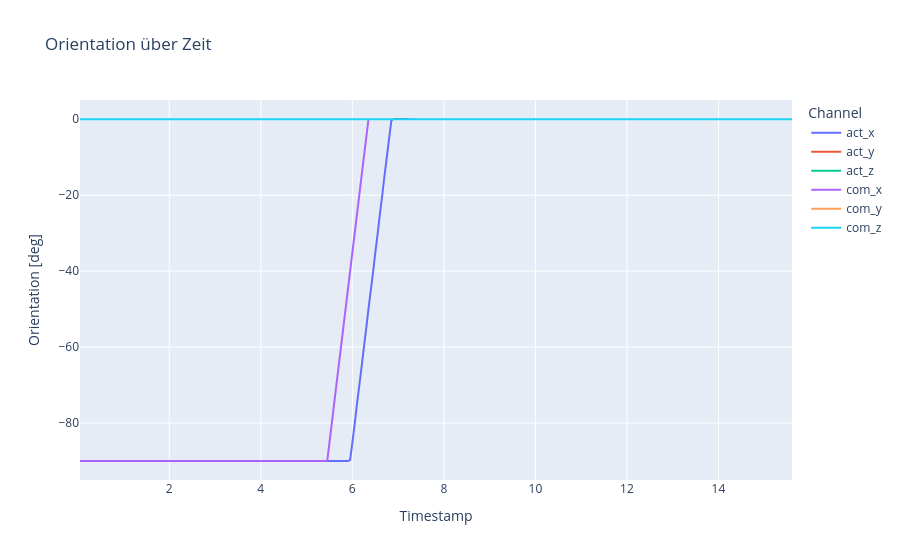

Notebook source saved alongside this figure:
### Code cell
# 1) DataFrame anlegen
df = pd.DataFrame({
    'timestamp': timestamps,
    'act_x': rpy_act[:, 0],
    'act_y': rpy_act[:, 1],
    'act_z': rpy_act[:, 2],
    'com_x': rpy_com[:, 0],
    'com_y': rpy_com[:, 1],
    'com_z': rpy_com[:, 2],
})

# 1) In Long-Form umwandeln
df_long = df.melt(
    id_vars='timestamp',
    value_vars=df.columns[1:],
    var_name='Channel',
    value_name='Orientation [deg]'
)

# 2) Plot bauen
fig = px.line(
    df_long,
    x='timestamp',
    y='Orientation [deg]',
    color='Channel',
    title="Orientation über Zeit",
    labels={'timestamp': 'Timestamp'}
)

# 3) Achsen anpassen
fig.update_xaxes(
    tickformat="%H:%M:%S\n%d-%m-%Y",
)

fig.show()

### Figure 1 — Plotly figure (JSON) as saved in the notebook; plotly's stock layout.template omitted (floating-point values rounded to 4 significant figures; data arrays with more than 128 entries replaced by an {"elided": "..."} marker saying what was removed)
{"data": [{"hovertemplate": "Channel=act_x<br>Timestamp=%{x}<br>Orientation [deg]=%{y}<extra></extra>", "legendgroup": "act_x", "line": {"color": "#636efa", "dash": "solid"}, "marker": {"symbol": "circle"}, "mode": "lines", "name": "act_x", "showlegend": true, "type": "scattergl", "x": {"elided": "312 float values"}, "xaxis": "x", "y": {"elided": "312 float values"}, "yaxis": "y"}, {"hovertemplate": "Channel=act_y<br>Timestamp=%{x}<br>Orientation [deg]=%{y}<extra></extra>", "legendgroup": "act_y", "line": {"color": "#EF553B", "dash": "solid"}, "marker": {"symbol": "circle"}, "mode": "lines", "name": "act_y", "showlegend": true, "type": "scattergl", "x": {"elided": "312 float values"}, "xaxis": "x", "y": {"elided": "312 float values"}, "yaxis": "y"}, {"hovertemplate": "Channel=act_z<br>Timestamp=%{x}<br>Orientation [deg]=%{y}<extra></extra>", "legendgroup": "act_z", "line": {"color": "#00cc96", "dash": "solid"}, "marker": {"symbol": "circle"}, "mode": "lines", "name": "act_z", "showlegend": true, "type": "scattergl", "x": {"elided": "312 float values"}, "xaxis": "x", "y": {"elided": "312 float values"}, "yaxis": "y"}, {"hovertemplate": "Channel=com_x<br>Timestamp=%{x}<br>Orientation [deg]=%{y}<extra></extra>", "legendgroup": "com_x", "line": {"color": "#ab63fa", "dash": "solid"}, "marker": {"symbol": "circle"}, "mode": "lines", "name": "com_x", "showlegend": true, "type": "scattergl", "x": {"elided": "312 float values"}, "xaxis": "x", "y": {"elided": "312 float values"}, "yaxis": "y"}, {"hovertemplate": "Channel=com_y<br>Timestamp=%{x}<br>Orientation [deg]=%{y}<extra></extra>", "legendgroup": "com_y", "line": {"color": "#FFA15A", "dash": "solid"}, "marker": {"symbol": "circle"}, "mode": "lines", "name": "com_y", "showlegend": true, "type": "scattergl", "x": {"elided": "312 float values"}, "xaxis": "x", "y": {"elided": "312 float values"}, "yaxis": "y"}, {"hovertemplate": "Channel=com_z<br>Timestamp=%{x}<br>Orientation [deg]=%{y}<extra></extra>", "legendgroup": "com_z", "line": {"color": "#19d3f3", "dash": "solid"}, "marker": {"symbol": "circle"}, "mode": "lines", "name": "com_z", "showlegend": true, "type": "scattergl", "x": {"elided": "312 float values"}, "xaxis": "x", "y": {"elided": "312 float values"}, "yaxis": "y"}], "layout": {"legend": {"title": {"text": "Channel"}, "tracegroupgap": 0}, "title": {"text": "Orientation über Zeit"}, "xaxis": {"anchor": "y", "domain": [0, 1], "tickformat": "%H:%M:%S\n%d-%m-%Y", "title": {"text": "Timestamp"}}, "yaxis": {"anchor": "x", "domain": [0, 1], "title": {"text": "Orientation [deg]"}}}}
